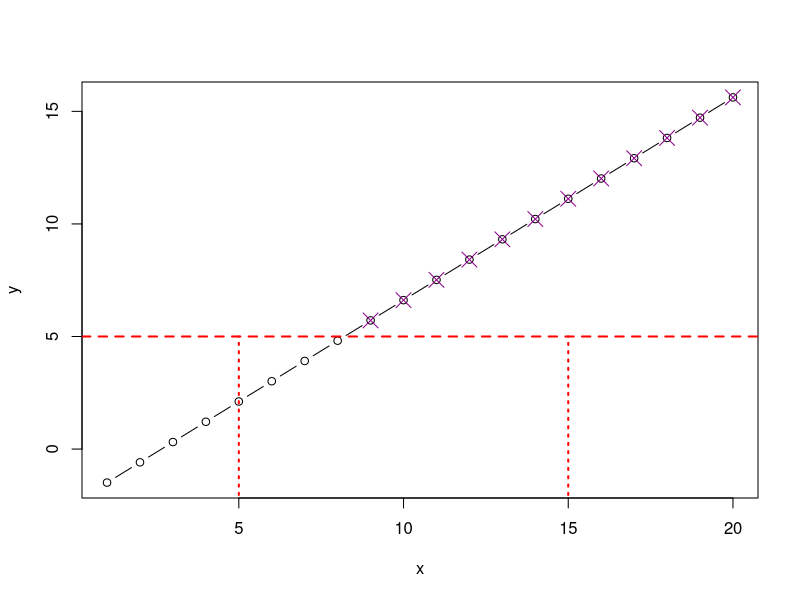

Source code (R): (Note: this script raises an error after producing the figure.)
x <- 1:20
y <- seq(-1.49,15.62,length.out=20)

plot(x, y, type="b")  # sets up plot, draws nothing
abline(h=c(-5,5), col="red", lty=2, lwd=2)
segments(x0=c(5,15), y0=c(-5,-5), x1=c(5,15), y1=c(5,5), col="red", lty=3, lwd=2)
points(x[y>=5], y[y>=5], pch=4, col="darkmagenta", cex=2)
points(x[y<=-5], y[y<=-5], pch=3, col="darkgreen", cex=2)
points(x[(x>=5 & x<=15) & (y > -5 & y < 5)], y[...], pch=19, col="blue")
points(x[(x<5 | x>15) & (y > -5 & y < 5)], y[...])
lines(x, y, lty=4)
arrows(x0=8, y0=14, x1=11, y1=2.5)
text(x=8, y=15, labels="sweet spot")
legend("bottomleft",
       legend = c("overall process", "sweet", "standard", 
                  "too big", "too small", "sweet y range", "sweet x range"),
       pch = c(NA, 19, 1, 4, 3, NA, NA),
       lty = c(4, NA, NA, NA, NA, 2, 3),
       col = c("black", "blue", "black", "darkmagenta", "darkgreen", "red", "red"),
       lwd = c(1, NA, NA, NA, NA, 2, 2),
       pt.cex = c(NA, 1, 1, 2, 2, NA, NA))
